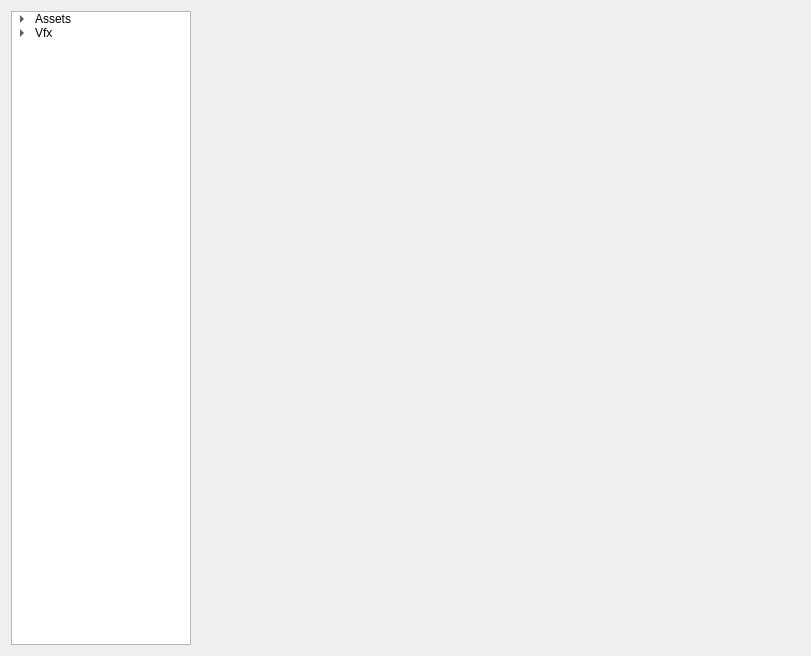
<?xml version="1.0" encoding="UTF-8"?>
<ui version="4.0">
 <class>assetsBrowser</class>
 <widget class="QWidget" name="assetsBrowser">
  <property name="geometry">
   <rect>
    <x>0</x>
    <y>0</y>
    <width>811</width>
    <height>656</height>
   </rect>
  </property>
  <property name="windowTitle">
   <string>Form</string>
  </property>
  <layout class="QGridLayout" name="gridLayout">
   <item row="0" column="0">
    <widget class="QTreeWidget" name="treeWidget">
     <property name="sizePolicy">
      <sizepolicy hsizetype="Minimum" vsizetype="Minimum">
       <horstretch>0</horstretch>
       <verstretch>0</verstretch>
      </sizepolicy>
     </property>
     <property name="minimumSize">
      <size>
       <width>180</width>
       <height>0</height>
      </size>
     </property>
     <property name="maximumSize">
      <size>
       <width>180</width>
       <height>16777215</height>
      </size>
     </property>
     <attribute name="headerVisible">
      <bool>false</bool>
     </attribute>
     <column>
      <property name="text">
       <string>all</string>
      </property>
     </column>
     <item>
      <property name="text">
       <string>Assets</string>
      </property>
      <item>
       <property name="text">
        <string>Sets</string>
       </property>
      </item>
      <item>
       <property name="text">
        <string>Scenes</string>
       </property>
      </item>
      <item>
       <property name="text">
        <string>Characters</string>
       </property>
      </item>
      <item>
       <property name="text">
        <string>Props</string>
       </property>
      </item>
     </item>
     <item>
      <property name="text">
       <string>Vfx</string>
      </property>
      <item>
       <property name="text">
        <string>VFX</string>
       </property>
      </item>
      <item>
       <property name="text">
        <string>Dynamics</string>
       </property>
      </item>
      <item>
       <property name="text">
        <string>Fluids</string>
       </property>
      </item>
      <item>
       <property name="text">
        <string>Cloth</string>
       </property>
      </item>
     </item>
    </widget>
   </item>
   <item row="0" column="1">
    <layout class="QVBoxLayout" name="verticalLayout">
     <item>
      <spacer name="horizontalSpacer">
       <property name="orientation">
        <enum>Qt::Horizontal</enum>
       </property>
       <property name="sizeHint" stdset="0">
        <size>
         <width>40</width>
         <height>20</height>
        </size>
       </property>
      </spacer>
     </item>
    </layout>
   </item>
  </layout>
 </widget>
 <resources/>
 <connections/>
</ui>
